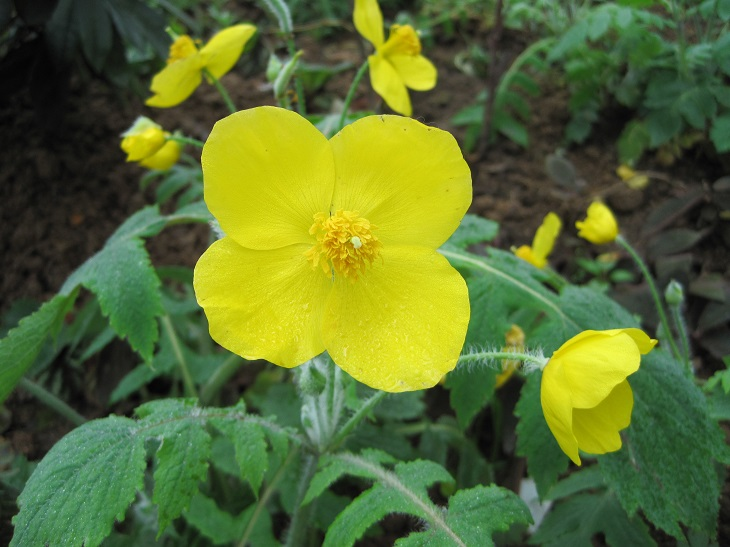
#> input picture dataset/image0.JPG, 730 x 547 px, found by its file name
$ python '模板匹配.py'
#> lines starting #> are read from the running program, lines starting #| are printed output that depends on the picture
"""
相关函数:
cv2.matchTemplate
cv2.rectangle
"""
import cv2 as cv
import numpy as np


def template_demo():
    target = cv.imread("C:/Users/tianx/PycharmProjects/opencv/dataset/image0.JPG")
#> target is the input picture: shape (547, 730, 3); mean B, G, R 48.7, 109.6, 90.1
    template = cv.imread("C:/Users/tianx/PycharmProjects/opencv/dataset/template.jpg")
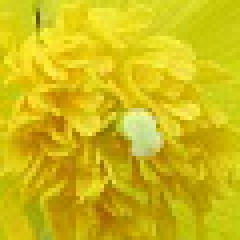
#> input picture dataset/template.jpg, 60 x 60 px, found by its file name (shown 4 times larger)
#> template is the input picture: shape (60, 60, 3); mean B, G, R 21.3, 188.1, 207.3
    # cv.imshow("target image", target)
    # cv.imshow("template image", template)
    methods = [cv.TM_SQDIFF_NORMED, cv.TM_CCORR_NORMED, cv.TM_CCOEFF_NORMED]
    th, tw = template.shape[:2]
#> th = 60; tw = 60
    for md in methods:
        print(md)
        result = cv.matchTemplate(target, template, md)
        min_val, max_val, min_loc, max_loc = cv.minMaxLoc(result)
        if md == cv.TM_SQDIFF_NORMED:
            tl = min_loc
        else:
            tl = max_loc
        br = (tl[0]+tw, tl[1]+th)
        cv.rectangle(target, tl, br, (0, 0, 255), 2)
        cv.imshow("match-" + np.str(md), target)
        # cv.imshow("match-" + np.str(md), result)
        cv.waitKey(0)
        cv.destroyAllWindows()
#> this loop made 3 passes
#> (min_val, max_val, min_loc, tl, br) on passes 2 to 3: (0.647, 0.987, (75, 126), (229, 215), (289, 275)), (-0.488, 0.51, (216, 378), (321, 209), (381, 269))
#> (min_val, max_val, max_loc, tl, br) on pass 1: (0.000303, 1, (0, 0), (321, 209), (381, 269))
#> pass 1, in template_demo, `result = cv.matchTemplate(target, template, md)`:
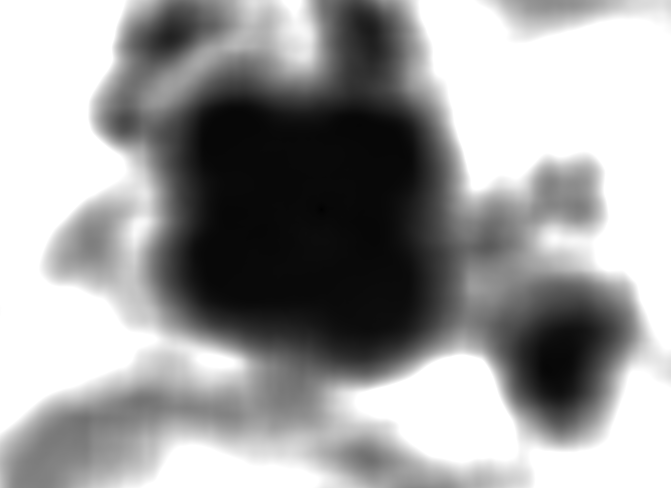
#> result: shape (488, 671) float32; min 0.000303, max 1, mean 0.623
#> pass 1, in template_demo, `cv.imshow("match-" + np.str(md), target)`:
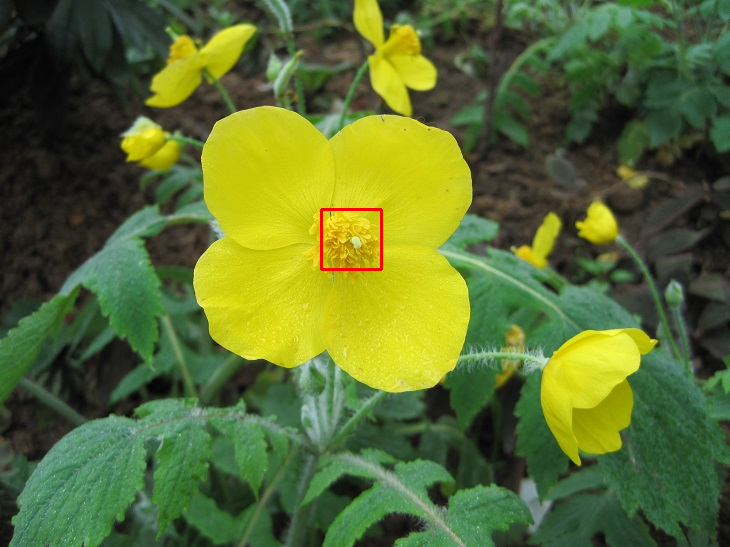
#> window 'match-1': shape (547, 730, 3); mean B, G, R 48.7, 109.2, 90.1
#> pass 2, in template_demo, `result = cv.matchTemplate(target, template, md)`:
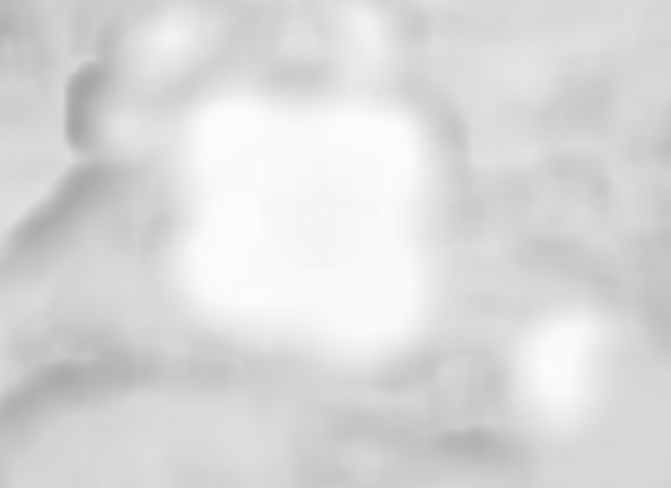
#> result: shape (488, 671) float32; min 0.647, max 0.987, mean 0.855
#> pass 2, in template_demo, `cv.imshow("match-" + np.str(md), target)`:
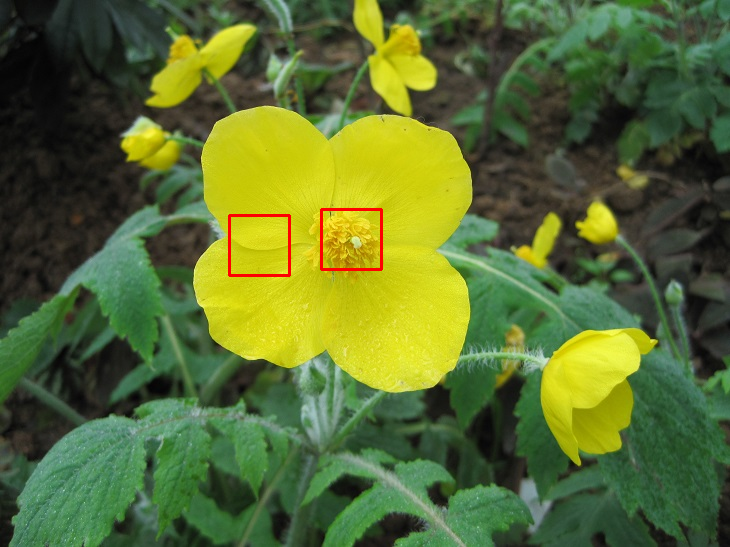
#> window 'match-3': shape (547, 730, 3); mean B, G, R 48.7, 108.9, 90.2
#> after the loop:
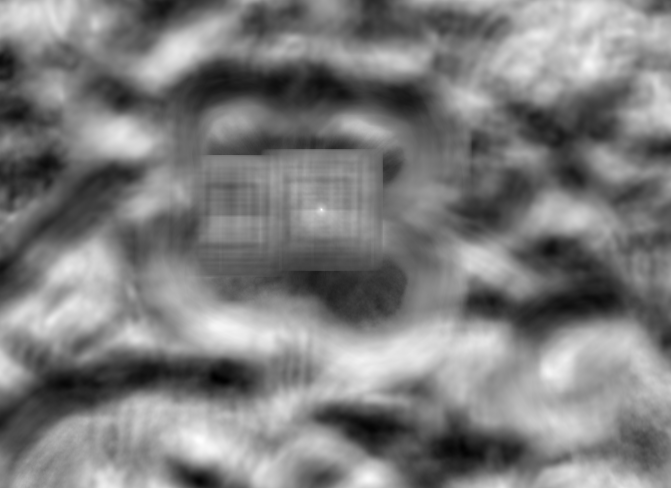
#> result: shape (488, 671) float32; min -0.488, max 0.51, mean 0.00363; drawn with min black and max white
    return


if __name__ == '__main__':
    template_demo()
